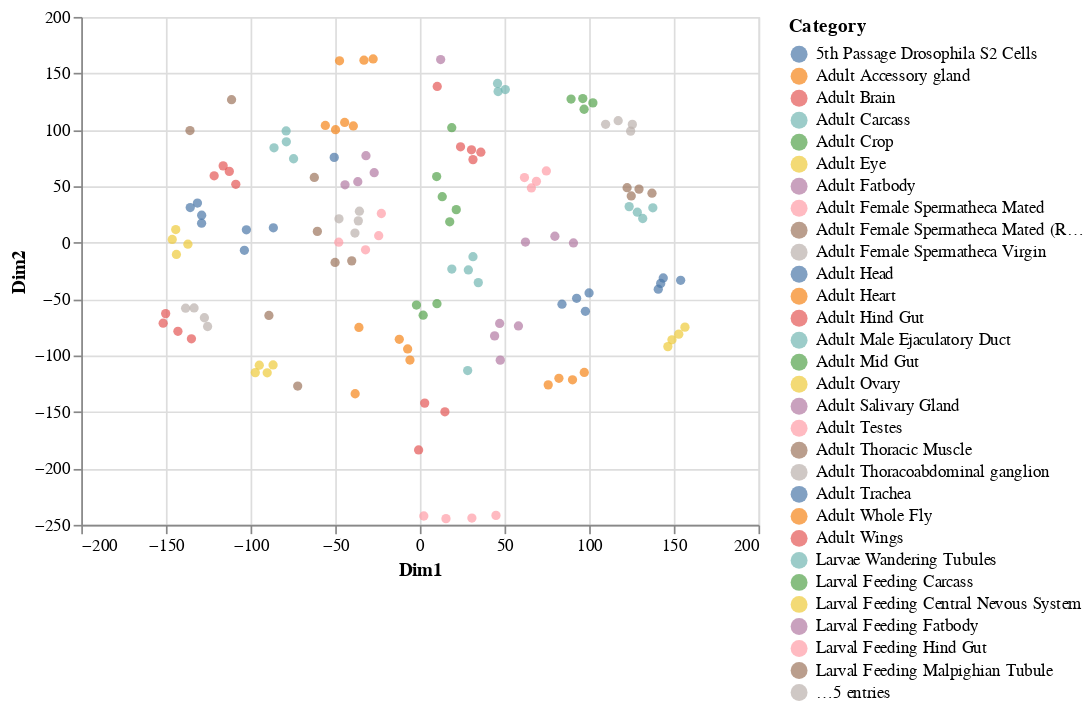

The code cell stored with this chart in its notebook:
### Markdown cell above
**Exercise:**

Try creating an MDS plot using `MDS()`, which we imported from `sklearn.manifold`. All scikit-learn models use a consistent syntax, so the syntax is extremely similar to that for `PCA()`.

Examine the documentation either online or just using `help(MDS)` in the notebook.

### Code cell
expression_mds = MDS(n_components=2).fit_transform(log_expression.values.T)
plot_two_dimensions(expression_mds, sample_categories)

### Figure 1 — Vega-Lite specification as saved in the notebook (floating-point values rounded to 4 significant figures; data arrays with more than 128 entries replaced by an {"elided": "..."} marker saying what was removed)
{"$schema": "https://vega.github.io/schema/vega-lite/v2.4.3.json", "config": {"view": {"height": 300, "width": 400}}, "data": {"values": {"elided": "136 records"}}, "encoding": {"color": {"field": "Category", "type": "nominal"}, "tooltip": {"field": "Sample", "type": "nominal"}, "x": {"field": "Dim1", "type": "quantitative"}, "y": {"field": "Dim2", "type": "quantitative"}}, "mark": "circle"}
